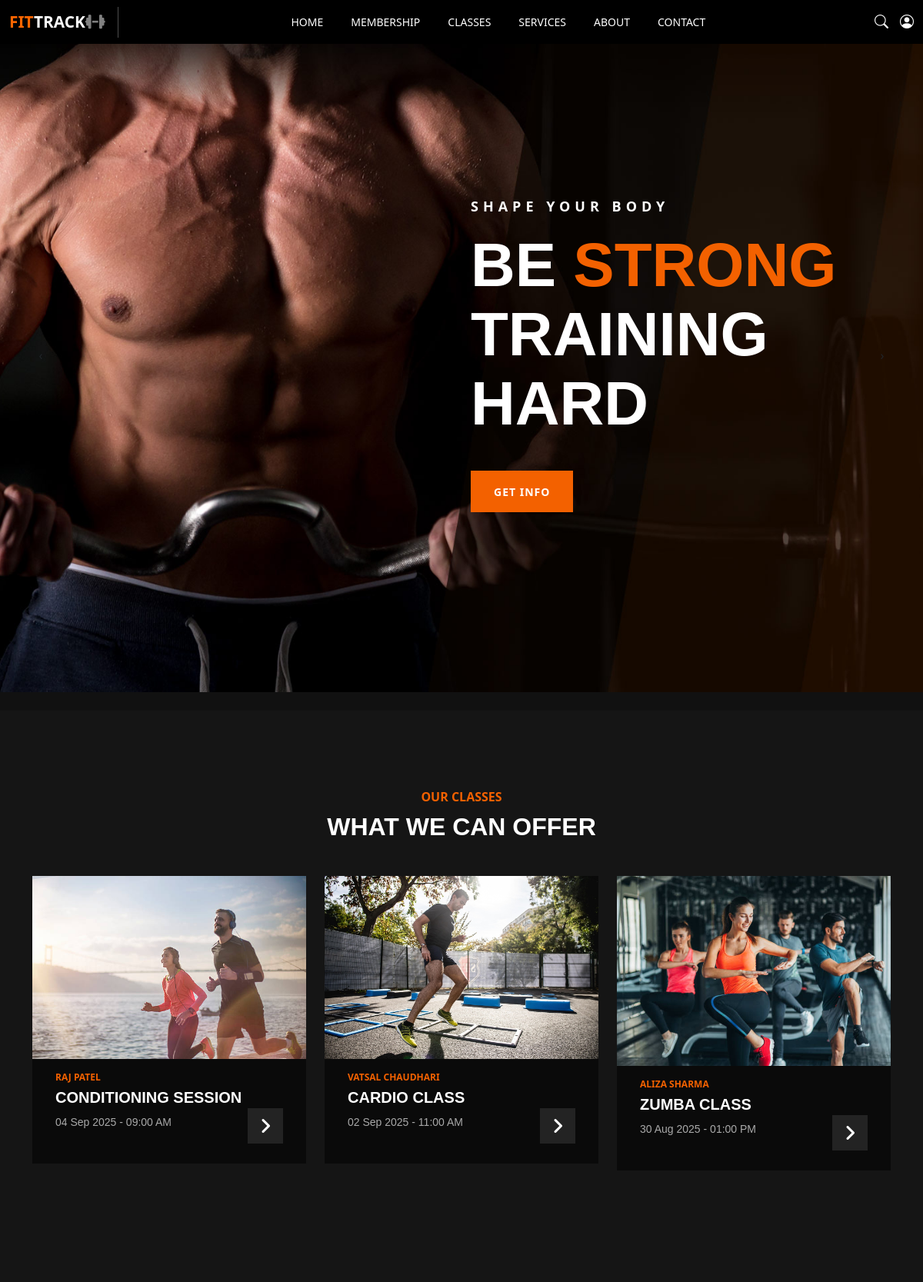
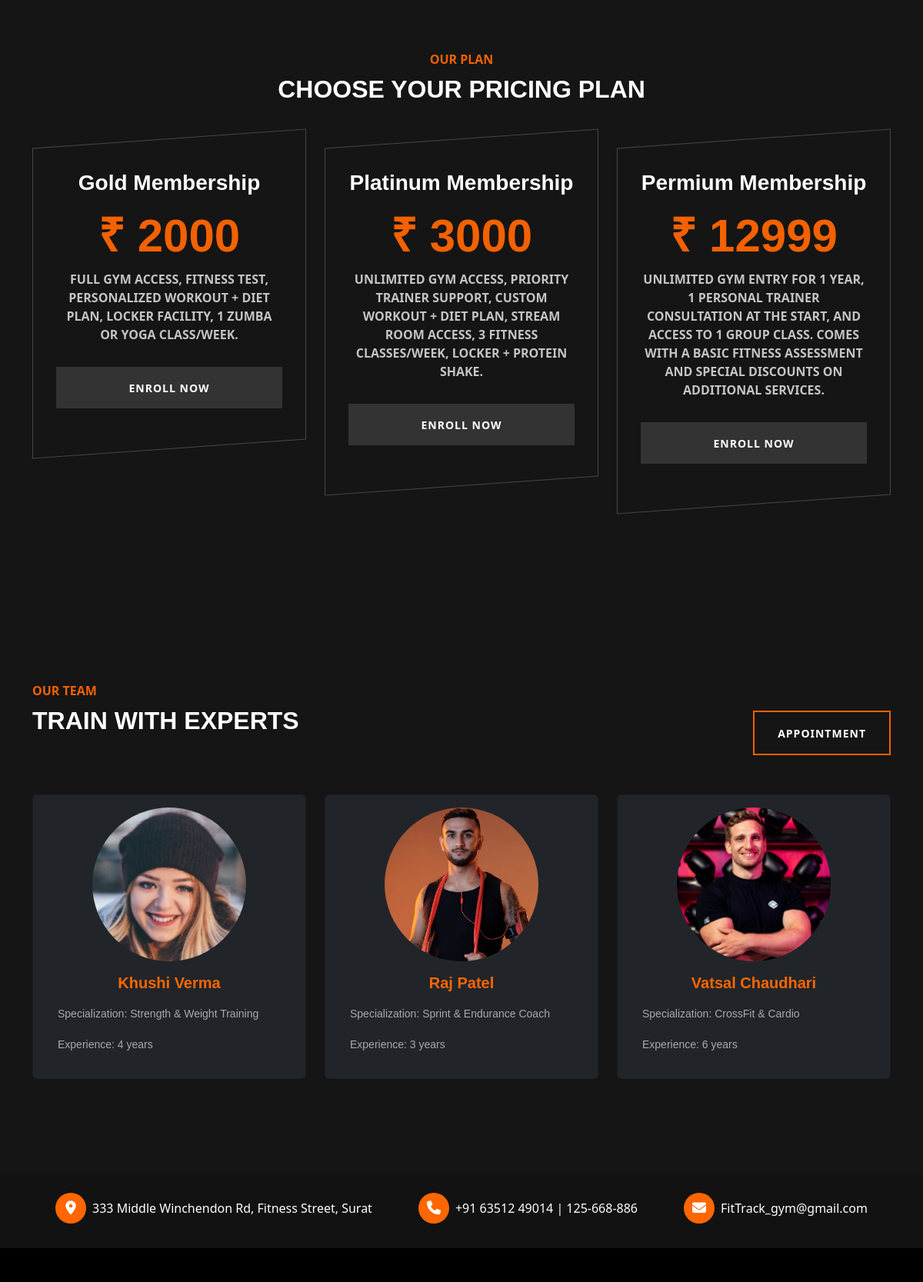
Page /user/home.php (upper part) on the committed database (2 pictures, top to bottom).
### tables this page shows
CREATE TABLE `classes` (
  `id` int(11) NOT NULL,
  `title` varchar(255) NOT NULL,
  `image` varchar(255) NOT NULL,
  `trainer` varchar(255) NOT NULL,
  `date` date NOT NULL,
  `time` time NOT NULL,
  `capacity` int(11) NOT NULL,
  `created_at` timestamp NOT NULL DEFAULT current_timestamp() ON UPDATE current_timestamp()
);

CREATE TABLE `memberships` (
  `id` int(11) NOT NULL,
  `title` varchar(255) NOT NULL,
  `price` decimal(10,0) NOT NULL,
  `duration` varchar(50) NOT NULL,
  `description` text NOT NULL
);

CREATE TABLE `trainers` (
  `id` int(11) NOT NULL,
  `name` varchar(100) NOT NULL,
  `specialization` varchar(100) NOT NULL,
  `experience` varchar(50) DEFAULT NULL,
  `contact` varchar(20) DEFAULT NULL,
  `email` varchar(100) DEFAULT NULL,
  `availability` varchar(100) DEFAULT NULL,
  `profile_pic` varchar(255) DEFAULT NULL,
  `status` enum('Active','Inactive') DEFAULT 'Active',
  `created_at` timestamp NOT NULL DEFAULT current_timestamp()
);

### user/home.php (the view, shortened to what this page needs)
<!DOCTYPE html>
<html lang="en">
<head>
    <link href="https://cdn.jsdelivr.net/npm/bootstrap@5.3.2/dist/css/bootstrap.min.css" rel="stylesheet">
    <link rel="stylesheet" href="https://cdnjs.cloudflare.com/ajax/libs/font-awesome/6.5.0/css/all.min.css">
    <link rel="stylesheet" href="../css/home.css">
</head>
<body>
    <?php include 'user_header.php'; ?>
    <section class="hero-section">
        <div class="hs-slider owl-carousel">
            <div class="hs-item set-bg" data-setbg="../img/home1.jpg">
                <div class="container">
                    <div class="row">
                        <div class="col-lg-6 offset-lg-6">
                            <div class="hi-text" style="margin-top: -100px;">
                                <span>Shape your body</span>
                                <h1>Be <strong>strong</strong> training hard</h1>
                                <a href="about.php" class="primary-btn" >Get info</a>
                            </div>
                        </div>
                    </div>
                </div>
            </div>
        </div>
    </section>
    <section class="classes-section spad">
        <div class="container">
            <div class="row">
                <div class="col-lg-12">
                    <div class="section-title">
                        <span>Our Classes</span>
                        <h2>WHAT WE CAN OFFER</h2>
                    </div>
                </div>
            </div>
            <div class="row">
                <?php
                $class_query = mysqli_query($conn, "SELECT * FROM classes ORDER BY id DESC LIMIT 3");
                while ($class = mysqli_fetch_assoc($class_query)) {
                ?>
                    <div class="col-lg-4 col-md-6">
                        <div class="class-item">
                            <div class="ci-pic">
                                <img src="../uploads/<?php echo $class['image']; ?>" alt="">
                            </div>
                            <div class="ci-text">
                                <span><?php echo htmlspecialchars($class['trainer']); ?></span>
                                <h5><?php echo htmlspecialchars($class['title']); ?></h5>
                                <p><?php echo date("d M Y", strtotime($class['date'])) . " - " . date("h:i A", strtotime($class['time'])); ?></p>
                                <a href="classes.php?id=<?php echo $class['id']; ?>"><i class="fa fa-angle-right"></i></a>
                            </div>
                        </div>
                    </div>
                <?php } ?>
            </div>
        </div>
    </section>
    <section class="pricing-section spad">
        <div class="container">
            <div class="row">
                <div class="col-lg-12">
                    <div class="section-title">
                        <span>Our Plan</span>
                        <h2>Choose your pricing plan</h2>
                    </div>
                </div>
            </div>
            <div class="row justify-content-center">
                <?php
                $membership_query = mysqli_query($conn, "SELECT * FROM memberships ORDER BY id DESC LIMIT 3");
                while ($m = mysqli_fetch_assoc($membership_query)) {
                ?>
                    <div class="col-lg-4 col-md-8">
                        <div class="ps-item">
                            <h3><?php echo htmlspecialchars($m['title']); ?></h3>
                            <div class="pi-price">
                                <h2>₹ <?php echo htmlspecialchars($m['price']); ?></h2>
                                <span><?php echo htmlspecialchars($m['description']); ?></span>
                            </div>
                            <a href="membership.php?id=<?php echo $m['id']; ?>" class="primary-btn pricing-btn">Enroll now</a>
                        </div>
                    </div>
                <?php } ?>
            </div>
        </div>
    </section>
    <section class="team-section spad">
        <div class="container">
            <div class="row">
                <div class="col-lg-12">
                    <div class="team-title d-flex justify-content-between align-items-center">
                        <div class="section-title">
                            <span>Our Team</span>
                            <h2>TRAIN WITH EXPERTS</h2>
                        </div>
                        <a href="contact.php" class="primary-btn btn-normal appoinment-btn">Appointment</a>
                    </div>
                </div>
            </div>
            <div class="row mt-4">
                <?php
                $trainer_query = mysqli_query($conn, "SELECT * FROM trainers ORDER BY id DESC LIMIT 3");
                while ($trainer = mysqli_fetch_assoc($trainer_query)) {
                ?>
                    <div class="col-lg-4 col-md-6 mb-4">
                        <a href="trainer.php?id=<?php echo $trainer['id']; ?>" style="text-decoration: none;">
                        <div class="card text-center bg-dark text-light p-3">
                            <img src="../uploads/<?php echo $trainer['profile_pic']; ?>"
                                 alt="<?php echo htmlspecialchars($trainer['name']); ?>"
                                 class="rounded-circle mx-auto d-block"
                                 style="width: 200px; height: 200px; object-fit: cover;">
                            <div class="card-body">
                                <h5 class="card-title fw-bold mb-3" style="color: #ff6600;"><?php echo htmlspecialchars($trainer['name']); ?></h5>
                                <p class="card-text">Specialization: <?php echo htmlspecialchars($trainer['specialization']); ?></p>
                                <p class="card-text">Experience: <?php echo htmlspecialchars($trainer['experience']); ?> years</p>
                            </div>
                        </div></a>
                    </div>
                <?php } ?>
            </div>
        </div>
    </section>
    <?php include 'user_footer.php'; ?>
    <link rel="stylesheet" href="https://cdnjs.cloudflare.com/ajax/libs/OwlCarousel2/2.3.4/assets/owl.carousel.min.css"/>
    <link rel="stylesheet" href="https://cdnjs.cloudflare.com/ajax/libs/OwlCarousel2/2.3.4/assets/owl.theme.default.min.css"/>
</body>
</html>

### css/home.css (style rules this page uses)
html, body { height: 100%; background-color: #111 !important; color: #ddd; font-family: 'Muli', sans-serif; margin: 0; padding: 0; }
h1,h2,h3,h4,h5,h6 { margin: 0; font-weight: 400; font-family: "Oswald", sans-serif; }
h1 { font-size: 70px; }
h2 { font-size: 36px; }
h3 { font-size: 30px; }
h5 { font-size: 18px; }
p { font-size: 14px; font-family: "Muli", sans-serif; color: #a9a9a9; line-height: 24px; margin: 0 0 15px 0; }
img { max-width: 100%; }
.section-title { margin-bottom: 45px; text-align: center; }
.section-title span { font-size: 16px; color: #f36100; text-transform: uppercase; font-weight: 700; }
.section-title h2 { color: #ffffff; font-size: 32px; font-weight: 600; text-transform: uppercase; margin-top: 8px; }
.set-bg { background-repeat: no-repeat; background-size: cover; background-position: top center; }
.spad { padding: 100px 0; }
.primary-btn { display: inline-block; font-size: 14px; padding: 17px 30px 16px; color: #ffffff; background: #f36100; text-transform: uppercase; font-weight: 700; text-decoration: none; letter-spacing: 1px; }
.primary-btn.btn-normal { transition: all 0.3s; }
.primary-btn.appoinment-btn { background: transparent; border: 2px solid #f36100; margin-top: 10px; }
.hs-slider .hs-item { height: 900px; display: flex; align-content: center; padding-top: 355px; }
.hs-slider .hs-item .hi-text span { display: block; font-size: 18px; color: #ffffff; text-transform: uppercase; font-weight: 700; letter-spacing: 6px; margin-bottom: 18px; }
.hs-slider .hs-item .hi-text h1 { font-size: 80px; color: #ffffff; font-weight: 700; text-transform: uppercase; line-height: 90px; margin-bottom: 42px; }
.hs-slider .hs-item .hi-text h1 strong { color: #f36100; }
.classes-section { background: #151515; padding-bottom: 80px; }
.class-item { margin-bottom: 30px; }
.class-item .ci-text { background: #0a0a0a; padding: 10px 30px 26px 30px; position: relative; }
.class-item .ci-text span { color: #f36100; font-size: 12px; text-transform: uppercase; font-weight: 700; }
.class-item .ci-text h5 { font-size: 20px; color: #ffffff; font-weight: 600; text-transform: uppercase; margin-top: 4px; }
.class-item .ci-text a { display: inline-block; width: 46px; height: 46px; background: rgba(255, 255, 255, 0.1); line-height: 46px; text-align: center; font-size: 24px; color: #ffffff; position: absolute; right: 30px; bottom: 26px; }
.pricing-section { background: #151515; }
.ps-item { text-align: center; padding: 40px 30px 52px; border: 1px solid #464646; margin-bottom: 30px; transform: skewY(-4deg); transition: all 0.5s; color: #ffffff; }
.ps-item h3 { font-size: 28px; font-weight: 600; margin-bottom: 16px; transform: skewY(4deg); }
.ps-item .pi-price { margin-bottom: 30px; transform: skewY(4deg); }
.ps-item .pi-price h2 { font-size: 60px; color: #f36100; font-weight: 600; }
.ps-item .pi-price span { color: #c4c4c4; font-size: 16px; font-weight: 700; text-transform: uppercase; }
.ps-item .primary-btn.pricing-btn { display: block; background: #333333; transform: skewY(4deg); }
.team-section { background: #151515; }
.team-title .section-title { text-align: left; }
.card-text { display: flex; }

### user/user_header.php (style rules this page uses)
body { margin: 0; font-family: Arial, sans-serif; background-size: cover; }

### rows in the picture
classes: image (picture), trainer "RAJ PATEL", title "CONDITIONING SESSION", date "04 Sep 2025", time "09:00 AM"
classes: image (picture), trainer "VATSAL CHAUDHARI", title "CARDIO CLASS", date "02 Sep 2025", time "11:00 AM"
classes: image (picture), trainer "ALIZA SHARMA", title "ZUMBA CLASS", date "30 Aug 2025", time "01:00 PM"
memberships: title "Gold Membership", price "2000", description "FULL GYM ACCESS, FITNESS TEST, PERSONALIZED WORKOUT + DIET PLAN, LOCKER FACILITY, 1 ZUMBA OR YOGA CLASS/WEEK."
memberships: title "Platinum Membership", price "3000", description "UNLIMITED GYM ACCESS, PRIORITY TRAINER SUPPORT, CUSTOM WORKOUT + DIET PLAN, STREAM ROOM ACCESS, 3 FITNESS CLASSES/WEEK, LOCKER + PROTEIN SHAKE."
memberships: title "Permium Membership", price "12999", description "UNLIMITED GYM ENTRY FOR 1 YEAR, 1 PERSONAL TRAINER CONSULTATION AT THE START, AND ACCESS TO 1 GROUP CLASS. COMES WITH A BASIC FITNESS ASSESSMENT AND SPECIAL DISCOUNTS ON ADDITIONAL SERVICES."
trainers: profile_pic (picture), name "Khushi Verma", specialization "Strength & Weight Training", experience "4"
trainers: profile_pic (picture), name "Raj Patel", specialization "Sprint & Endurance Coach", experience "3"
trainers: profile_pic (picture), name "Vatsal Chaudhari", specialization "CrossFit & Cardio", experience "6"
